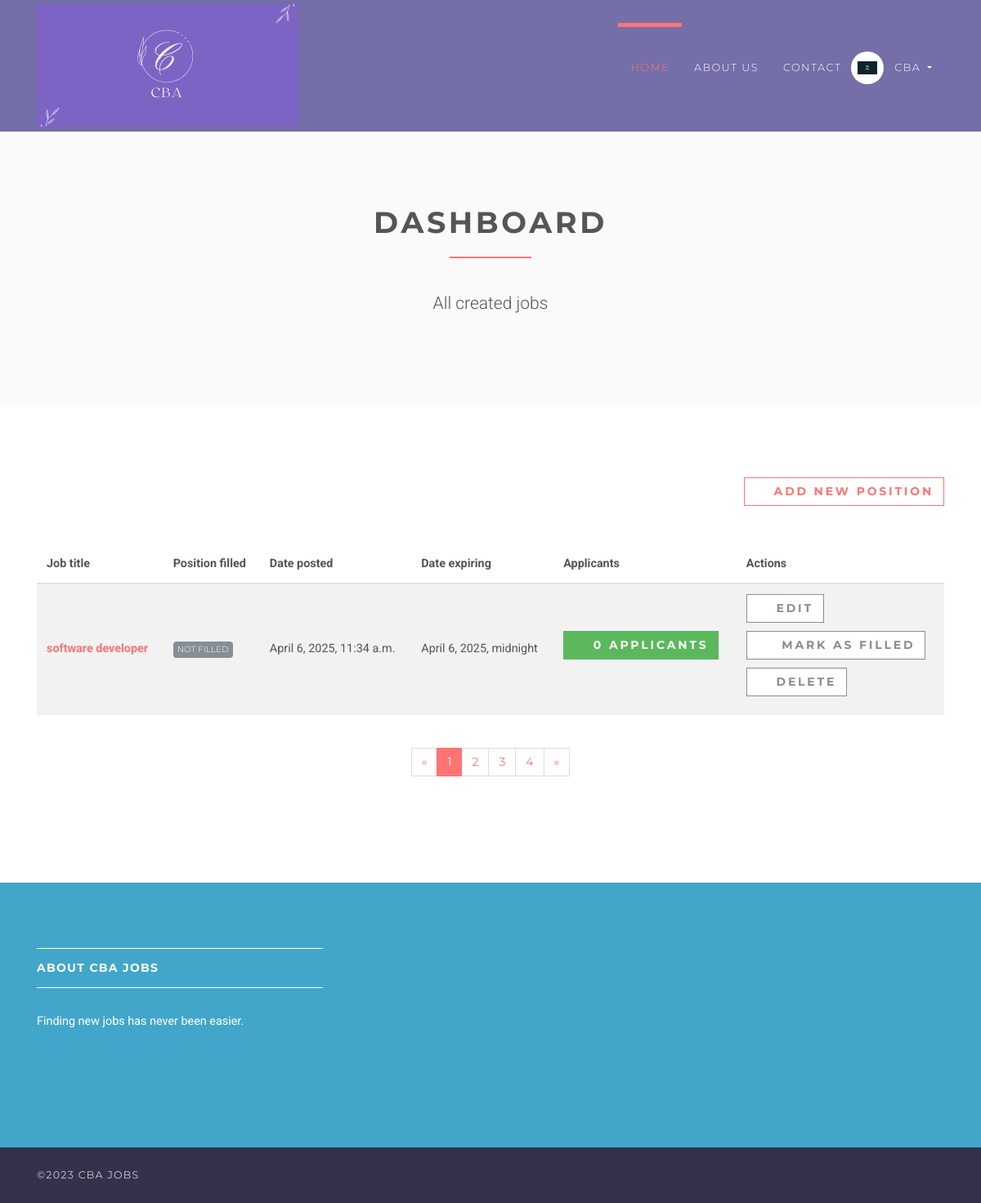
Screenshot of /employer/dashboard (signed in) with the database file from the repository.
### accounts/models.py (models this page shows, shortened)
class User(AbstractUser):
    username = None
    role = models.CharField(max_length=12, error_messages={
        'required': "Role must be provided"
    })
    gender = models.CharField(max_length=10, blank=True, null=True, default="")
    email = models.EmailField(unique=True, blank=False,
                              error_messages={
                                  'unique': "A user with that email already exists.",
                              })
    USERNAME_FIELD = "email"
    REQUIRED_FIELDS = []
    objects = UserManager()

### jobsapp/models.py (models this page shows, shortened)
class Job(models.Model):
    user = models.ForeignKey(User, on_delete=models.CASCADE)
    title = models.CharField(max_length=300)
    description = models.TextField()
    location = models.CharField(max_length=150)
    type = models.CharField(choices=JOB_TYPE, max_length=10)
    category = models.CharField(max_length=100)
    last_date = models.DateTimeField()
    company_name = models.CharField(max_length=100)
    company_description = models.CharField(max_length=300)
    website = models.CharField(max_length=100, default="")
    created_at = models.DateTimeField(default=timezone.now)
    filled = models.BooleanField(default=False)

### jobsapp/views/employer.py (the view)
# urls.py: path('', DashboardView.as_view(), name='employer-dashboard'),
class DashboardView(ListView):
    model = Job
    template_name = 'jobs/employer/dashboard.html'
    context_object_name = 'jobs'
    @method_decorator(login_required(login_url=reverse_lazy('accounts:login')))
    @method_decorator(user_is_employer)
    def dispatch(self, request, *args, **kwargs):
        return super().dispatch(self.request, *args, **kwargs)
    def get_queryset(self):
        return self.model.objects.filter(user_id=self.request.user.id)

### templates/jobs/employer/dashboard.html (shortened to what this page needs)
{% extends 'base.html' %}
{% load static %}
{% block content %}
    <section class="bg-light-gray">
        <div class="container">
            <div class="row">
                <div class="col-lg-8 mx-auto">
                    <h1 class="heading">dashboard</h1>
                    <p class="lead text-center">All created jobs</p>
                </div>
            </div>
        </div>
    </section>
    <section>
        <div class="container">
            <div class="row">
                <div class="col-lg-12 text-right mb-5"><a href="{% url 'jobs:employer-jobs-create' %}"
                                                          class="btn btn-outline-white-primary">
                    <i class="fa fa-plus"></i>Add new position</a></div>
                <div class="col-lg-12">
                    <div class="table-responsive">
                        <table class="table table-striped table-hover table-client-dashboard">
                            <thead>
                            <tr>
                                <th>Job title</th>
                                <th>Position filled</th>
                                <th>Date posted</th>
                                <th>Date expiring</th>
                                <th>Applicants</th>
                                <th>Actions</th>
                            </tr>
                            </thead>
                            <tbody>
                            {% for job in jobs %}
                                <tr>
                                    <th><a href="{% url 'jobs:jobs-detail' job.id %}">{{ job.title }}</a>
                                    </th>
                                    <td>
                                        {% if job.filled %}
                                            <span class="badge badge-success">Filled</span>
                                        {% else %}
                                            <span class="badge badge-secondary">Not Filled</span>
                                        {% endif %}
                                    </td>
                                    <td>{{ job.created_at }}</td>
                                    <td>{{ job.last_date }}</td>
                                    <td>
                                        <a href="{% url 'jobs:employer-dashboard-applicants' job.id %}"
                                           class="btn btn-success">
                                            <i class="fa fa-users"></i>{{ job.applicants.count }}
                                            <span class="hidden-xs hidden-sm">Applicants</span>
                                        </a>
                                    </td>
                                    <td>
                                        <a href="#" class="btn btn-outline-white-secondary">
                                            <i class="fa fa-edit"></i>Edit
                                        </a>
                                        <br>
                                        {% if job.filled %}
                                            <a href="{% url 'jobs:job-mark-filled' job.id %}"
                                               class="btn btn-outline-white-secondary">
                                                <i class="fa fa-check-circle-o"></i>
                                                <span class="hidden-xs hidden-sm">Filled</span>
                                            </a><br>
                                        {% else %}
                                            <a href="{% url 'jobs:job-mark-filled' job.id %}"
                                               class="btn btn-outline-white-secondary">
                                                <i class="fa fa-check-circle-o"></i>
                                                <span class="hidden-xs hidden-sm">Mark as </span>filled
                                            </a><br>
                                        {% endif %}
                                        <a href="#" class="btn btn-outline-white-secondary">
                                            <i class="fa fa-times-circle-o"></i>Delete
                                        </a>
                                    </td>
                                </tr>
                            {% endfor %}
                            </tbody>
                        </table>
                    </div>
                    <div class="pages">
                        <nav aria-label="Page navigation example" class="d-flex justify-content-center mt-4 mb-4">
                            <ul class="pagination">
                                <li class="page-item"><a href="#" aria-label="Previous" class="page-link"><span
                                        aria-hidden="true">«</span><span class="sr-only">Previous</span></a></li>
                                <li class="page-item active"><a href="#" class="page-link">1</a></li>
                                <li class="page-item"><a href="#" class="page-link">2</a></li>
                                <li class="page-item"><a href="#" class="page-link">3</a></li>
                                <li class="page-item"><a href="#" class="page-link">4</a></li>
                                <li class="page-item"><a href="#" aria-label="Next" class="page-link"><span
                                        aria-hidden="true">»</span><span class="sr-only">Next</span></a></li>
                            </ul>
                        </nav>
                    </div>
                </div>
            </div>
        </div>
    </section>
{% endblock %}

### templates/base.html (shortened to what this page needs)
{% load static %}
<!DOCTYPE html>
<html>
<head>
    <link rel="stylesheet"
          href="{% static 'vendor/bootstrap/css/bootstrap.min.css' %}">
    <link rel="stylesheet"
          href="{% static 'vendor/font-awesome/css/font-awesome.min.css' %}">
    <link rel="stylesheet"
          href="{% static 'vendor/owl.carousel/assets/owl.carousel.css' %}">
    <link rel="stylesheet"
          href="{% static 'vendor/owl.carousel/assets/owl.theme.default.css' %}">
    <link rel="stylesheet" href="{% static 'css/style.default.css' %}"
          id="theme-stylesheet">
    <link rel="stylesheet" href="{% static 'css/custom.css' %}">
</head>
<body>
<header class="header">
    <nav class="navbar navbar-expand-lg">
        <div class="container">
            <a href="/" class="navbar-brand">
                <img src="{% static 'img/logo-small.png' %}" alt="logo" class="d-none d-lg-block">
            </a>
            <div id="navbarSupportedContent" class="collapse navbar-collapse">
                <ul class="navbar-nav ml-auto">
                    <li class="nav-item active">
                        <a href="/" class="nav-link">Home <span class="sr-only">(current)</span></a>
                    </li>
                    <li class="nav-item">
                        <a href="#" class="nav-link">About Us</a>
                    </li>
                    <li class="nav-item">
                        <a href="#" class="nav-link">Contact</a>
                    </li>
                    {% if request.user.is_authenticated and request.user.role == 'employer' %}
                        <li class="nav-item dropdown">
                            <a id="clientZone" href="#" data-toggle="dropdown"
                               aria-haspopup="true" aria-expanded="false"
                               class="nav-link dropdown-toggle has-img mb-3 mb-lg-0 mt-3 mt-lg-0">
                                <div class="client-menu-image">
                                    <div class="inner">
                                        <img src="{% static 'img/company-1.png' %}"
                                             alt="company image"
                                             class="img-fluid">
                                    </div>
                                </div>
                                {% if request.user.role == 'employee' %}
                                    {{ request.user.first_name }} {{ request.user.last_name }}
                                {% else %}
                                    {{ request.user.first_name }}
                                {% endif %}
                            </a>
                        </li>
                    {% endif %}
                </ul>
            </div>
        </div>
    </nav>
</header>
<div>
    {% block content %} {% endblock %}
</div>
<footer class="footer">
    <div class="footer__block">
        <div class="container">
            <div class="row">
                <div class="col-lg-4 col-md-12 mb-5">
                    <h4 class="h5">About CBA Jobs</h4>
                    <p> Finding new jobs has never been easier. </p>
                </div>
            </div>
        </div>
    </div>
    <div class="footer__copyright">
        <div class="container">
            <div class="row">
                <div class="col-md-6 text-md-left text-center">
                    <p>&copy;2023 CBA Jobs</p>
                </div>
            </div>
        </div>
    </div>
</footer>
</body>
</html>

### rows the page displays
User: user.first_name "CBA"
Job: title "software developer", filled "NOT FILLED", created_at "April 6, 2025, 11:34 a.m.", last_date "April 6, 2025, midnight", applicants.count "0"
